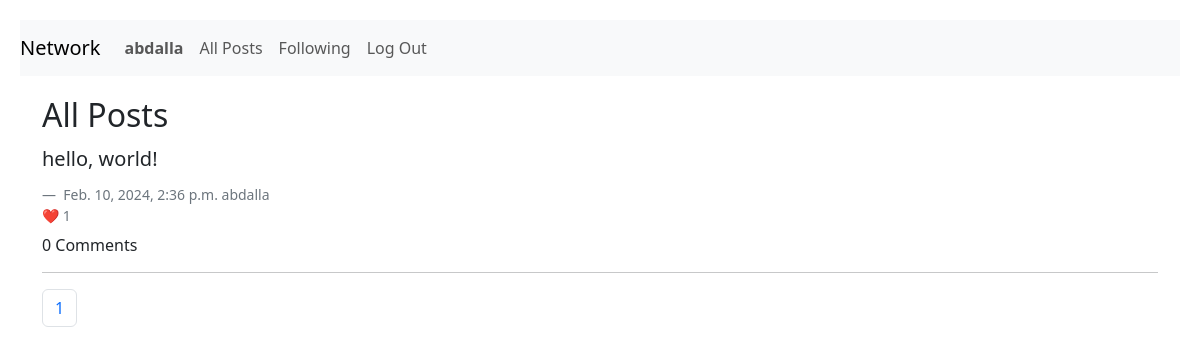
Before: /allposts (signed in) with the older database file.
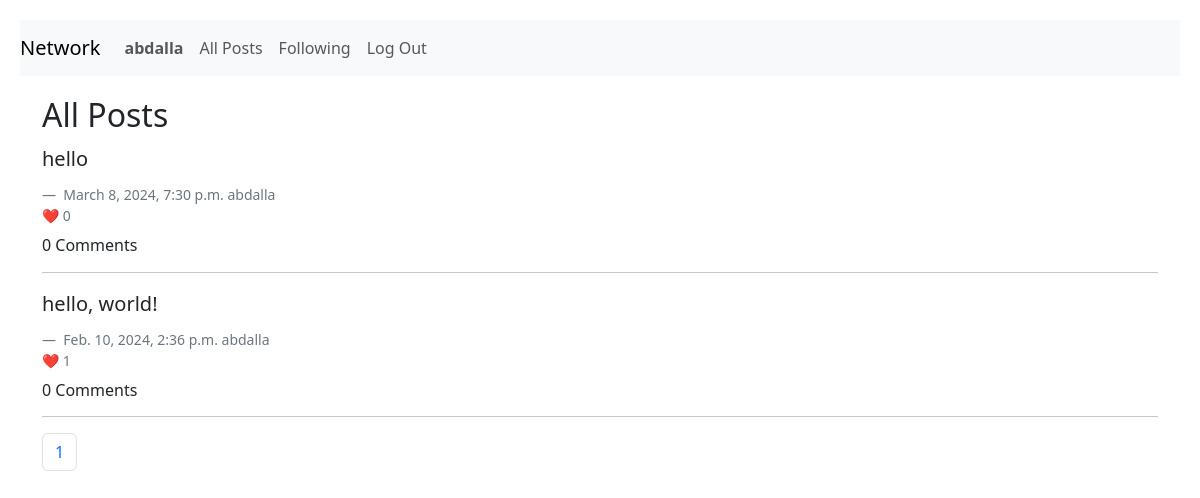
After: the same page with the newer database file.
### network/models.py (models this page shows, shortened)
class TimeStampedModel(models.Model):
    created_at = models.DateTimeField(auto_now_add=True)
    updated_at = models.DateTimeField(auto_now=True)
    class Meta:
        abstract = True

class Post(TimeStampedModel):
    created = TimeStampedModel.created_at
    body = models.CharField(max_length=300)
    user = models.ForeignKey(settings.AUTH_USER_MODEL, on_delete=models.CASCADE, null=True)
    likes = models.IntegerField(blank=True)
    reactions = models.ManyToManyField(settings.AUTH_USER_MODEL, related_name="user_reactions", symmetrical=False)

class User(AbstractUser):
    pass

### network/views.py (the view)
# urls.py: path("allposts", views.allposts, name="allposts"),
@login_required
def allposts(request):
    posts = Post.objects.order_by("-created_at")
    paginator = Paginator(posts, 10)
    page_number = request.GET.get("page")
    page_obj = paginator.get_page(page_number)
    return render(
        request,
        "network/posts.html",
        {"page_obj": page_obj,
         "paginator": paginator,
         "form": CommentForm(),
         }
    )

### network/templates/network/posts.html (shortened to what this page needs)
{% extends "network/layout.html" %}
{% load static %}
{% block body %}
<h2>All Posts</h2>
{% if user.is_authenticated %}
<div class="comments">
    {% for post in page_obj %}
    <blockquote class="blockquote post-view" id="post-view-{{ post.id }}">
        {{ post.body | linebreaks }}
    </blockquote>
    <figcaption class="blockquote-footer">
        {{ post.created }}
        {{ post.user}}
        {% if post.user|stringformat:"s" != request.user.username %}
        <form class="like-form" action="{% url 'like' post.id %}">
            <button data-like={{ post.id }} type="submit" class="like-button">❤️ <span id="current-likes-{{ post.id }}">{{ post.likes }}</span></button>
        </form>
        {% else %}
        <div><span>❤️ {{ post.likes }}</span></div>
        {% endif %}
    </figcaption>
    <h6>{{ post.comments.count }} Comments</h6>
    <hr>
    {% endfor %}
</div>
{% if paginator.count > 0 %}
<nav aria-label="Page navigation example">
    <ul class="pagination">
        {% for page_number in paginator.page_range %}
        {% if page.obj.number == page_number %}
        <li class="page-item active"><a class="page-link" href="">{{ page_number }}</a></li>
        {% else %}
        <li class="page-item"><a class="page-link" href="?page={{ page_number }}">{{ page_number }}</a></li>
        {% endif %}
        {% endfor %}
    </ul>
</nav>
{% endif %}
{% endif %}
{% endblock %}

Changed rows visible on the page:
added Post: body "hello", created "March 8, 2024, 7:30 p.m.", user "abdalla", likes "0", comments.count "0"
